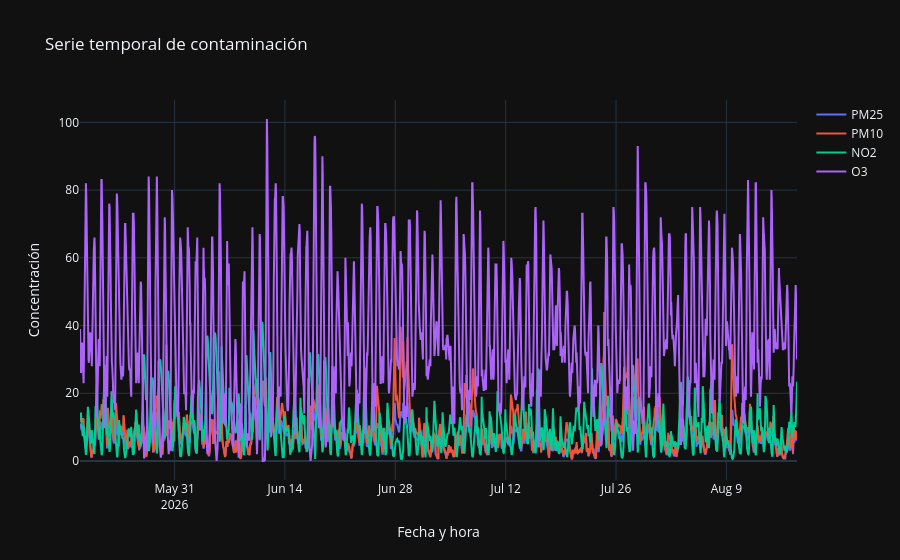

Notebook code for this chart:
### Code cell
visualizar.graficar_series_temporales()

### Figure 1 — Plotly figure (JSON) as saved in the notebook; plotly's stock layout.template omitted (floating-point values rounded to 4 significant figures; data arrays with more than 128 entries replaced by an {"elided": "..."} marker saying what was removed)
{"data": [{"mode": "lines", "name": "PM25", "x": {"elided": "2184 str values"}, "y": {"elided": "2184 float values"}, "type": "scatter"}, {"mode": "lines", "name": "PM10", "x": {"elided": "2184 str values"}, "y": {"elided": "2184 float values"}, "type": "scatter"}, {"mode": "lines", "name": "NO2", "x": {"elided": "2184 str values"}, "y": {"elided": "2184 float values"}, "type": "scatter"}, {"mode": "lines", "name": "O3", "x": {"elided": "2184 str values"}, "y": {"elided": "2184 float values"}, "type": "scatter"}], "layout": {"title": {"text": "Serie temporal de contaminación"}, "xaxis": {"title": {"text": "Fecha y hora"}}, "yaxis": {"title": {"text": "Concentración"}}}}
